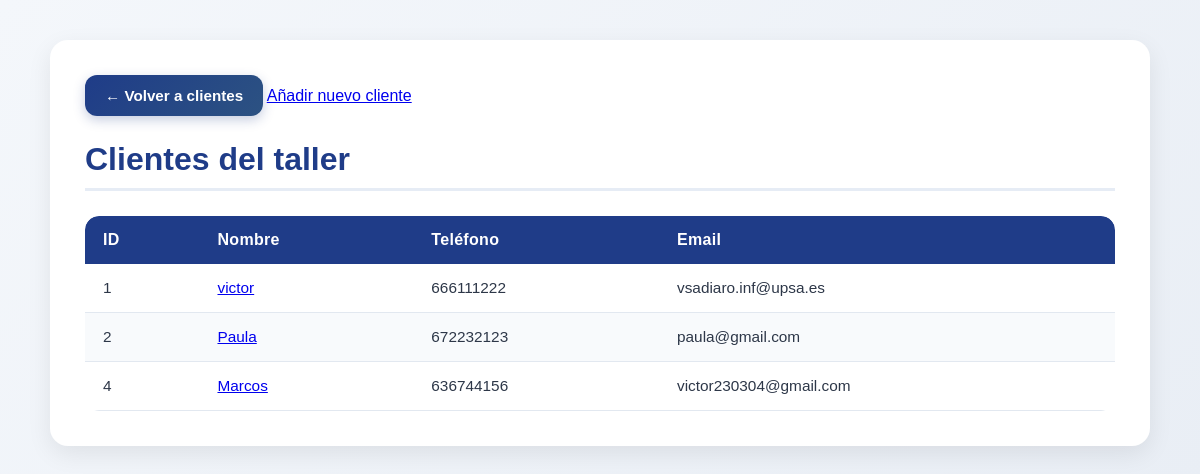
/gestion/clientes/, run on an earlier commit of the app's database.
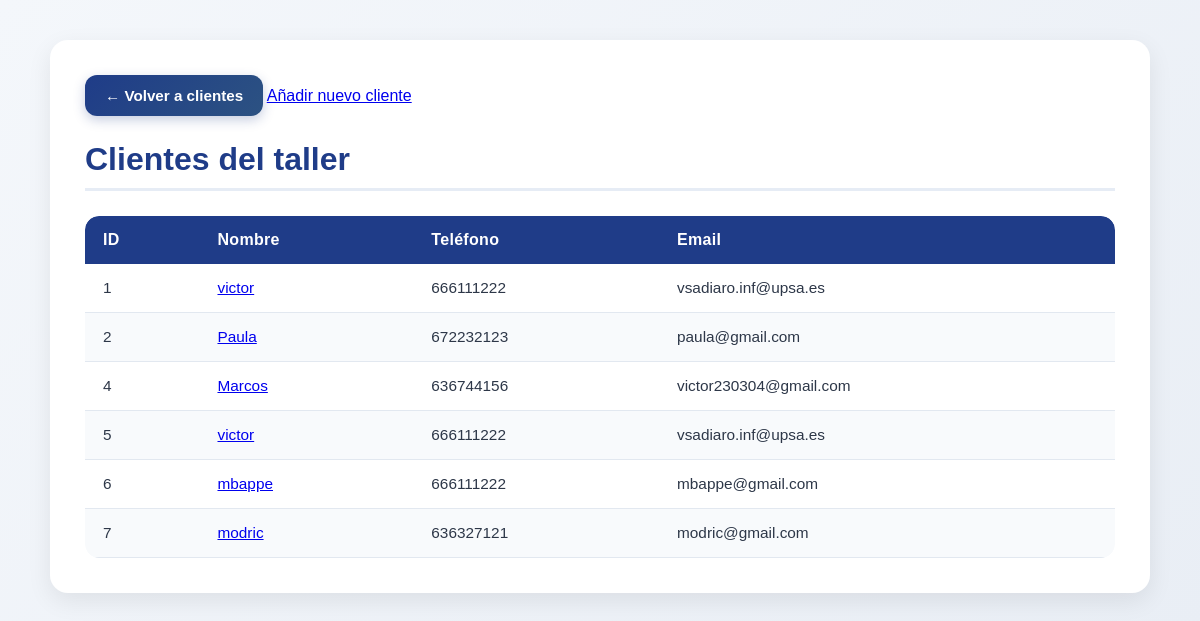
And on a later commit of the database.
### app_gestionar_taller/models.py (models this page shows, shortened)
class Cliente(models.Model):
    nombre = models.CharField(max_length=100)
    telefono = models.CharField(max_length=15)
    email = models.EmailField()

### app_gestionar_taller/views.py (the view)
# urls.py: path('clientes/', lista_clientes, name='lista_clientes'),
def lista_clientes(request):
    clientes = Cliente.objects.all()
    return render(request, 'lista_clientes.html', {'clientes': clientes})

### app_gestionar_taller/templates/lista_clientes.html (shortened to what this page needs)
<!DOCTYPE html>
<html lang="es">
<head>
</head>
<body>
    <div class="container">
        <a href="{% url 'menu_principal' %}" class="back-button">← Volver a clientes</a>
        <a href="{% url 'nuevo_cliente' %}">Añadir nuevo cliente</a>
        <h1>Clientes del taller</h1>
        <div class="table-wrapper">
            <table>
                <thead>
                    <tr>
                        <th>ID</th>
                        <th>Nombre</th>
                        <th>Teléfono</th>
                        <th>Email</th>
                    </tr>
                </thead>
                <tbody>
                    {% for cliente in clientes %}
                    <tr>
                        <td>{{ cliente.id }}</td>
                        <td><a href="{% url 'detalle_cliente' cliente.id %}">{{ cliente.nombre }}</a></td>
                        <td>{{ cliente.telefono }}</td>
                        <td>{{ cliente.email }}</td>
                    </tr>
                    {% endfor %}
                </tbody>
            </table>
        </div>
    </div>
</body>
</html>

### app_gestionar_taller/templates/lista_clientes.html (style rules this page uses)
* { box-sizing: border-box; margin: 0; padding: 0; }
body { font-family: Arial, Helvetica, sans-serif; background: linear-gradient(135deg, #f4f7fb, #e9eef5); color: #333; padding: 40px 20px; }
.container { max-width: 1100px; margin: 0 auto; background: #ffffff; border-radius: 18px; box-shadow: 0 8px 24px rgba(0, 0, 0, 0.08); padding: 35px; }
.back-button { display: inline-block; margin-bottom: 25px; padding: 12px 20px; background: linear-gradient(135deg, #1f3c88, #2c5282); color: white; text-decoration: none; font-size: 0.95rem; font-weight: bold; border-radius: 12px; box-shadow: 0 4px 12px rgba(31, 60, 136, 0.25); transition: all 0.25s ease; }
h1 { font-size: 2rem; color: #1f3c88; margin-bottom: 25px; border-bottom: 3px solid #e6ecf5; padding-bottom: 10px; }
.table-wrapper { overflow-x: auto; border-radius: 14px; }
table { width: 100%; border-collapse: collapse; background: #fff; border-radius: 14px; overflow: hidden; }
thead { background: #1f3c88; color: white; }
th, td { text-align: left; padding: 15px 18px; }
th { font-size: 1rem; letter-spacing: 0.3px; }
tbody tr { border-bottom: 1px solid #e2e8f0; transition: background 0.2s ease; }
tbody tr:nth-child(even) { background: #f8fafc; }
td { font-size: 0.96rem; color: #2d3748; }

What changed in the data, as far as the page shows it:
added Cliente: id "5", nombre "victor", telefono "666111222", email "vsadiaro.inf@upsa.es"
added Cliente: id "6", nombre "mbappe", telefono "666111222", email "mbappe@gmail.com"
added Cliente: id "7", nombre "modric", telefono "636327121", email "modric@gmail.com"
